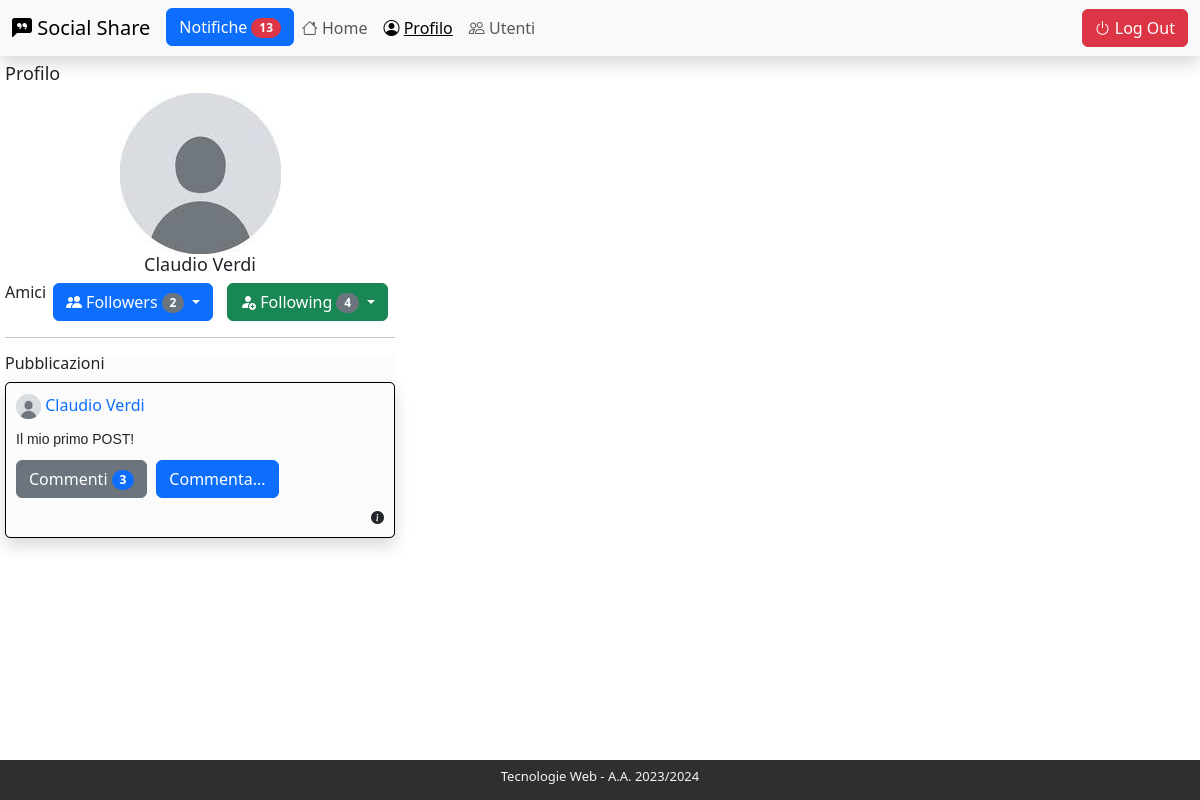
The app's page /index.php?page=userprofile&iduser=6 (signed in) with its own data.
### tables this page shows
CREATE TABLE `users` (
  `idUSER` int(11) NOT NULL,
  `nome` varchar(200) DEFAULT NULL,
  `cognome` varchar(200) DEFAULT NULL,
  `email` varchar(500) NOT NULL,
  `password` char(255) NOT NULL,
  `nickname` varchar(45) NOT NULL,
  `imageUrl` varchar(2048) DEFAULT NULL,
  `enableAutofollow` bit(1) DEFAULT b'0',
  `enableReposts` bit(1) DEFAULT b'1',
  `enableComments` bit(1) DEFAULT b'1',
  `dataIscrizione` datetime DEFAULT NULL,
  `dataCancellazione` datetime DEFAULT NULL,
  `dataUltimoAccesso` datetime DEFAULT NULL
);

CREATE TABLE `posts` (
  `idPOST` int(11) NOT NULL,
  `dataInserimento` datetime NOT NULL DEFAULT current_timestamp(),
  `dataModifica` datetime DEFAULT NULL,
  `dataCancellazione` datetime DEFAULT NULL,
  `mediaUrl` varchar(2048) DEFAULT NULL,
  `text` varchar(2048) DEFAULT NULL,
  `isComment` bit(1) NOT NULL DEFAULT b'0',
  `fkParent` int(11) DEFAULT NULL,
  `fkUser` int(11) NOT NULL
);

### template/notifications.php (the view, shortened to what this page needs)
<?php foreach($template_data["notifications"] as $notification) : ?>
      <?php if($notification['fkFollow']!= NULL): ?>
        <?php $follower = $dbh->getFollowerByFollowId($notification['fkFollow']);?>
      <?php elseif($notification['fkPost']!= NULL): ?>
        <?php $post = $dbh->getPostByPostId($notification['fkPost']);?>
        <?php $user = $dbh->getUserByPostId($notification['fkPost']);?>
          <?php if($post['isComment']==0): ?>
            <span><em class="bi bi-file-post"></em><a href="index.php?page=userprofile&iduser=<?php echo $user['idUSER']?>"><strong><?php echo $user['nome'].' '.$user['cognome'] ?></strong></a> ha pubblicato un <a href="index.php#<?php echo $post['fkParent'] ?>?page=home">post</a></span>
          <?php else: ?>
            <a href="index.php?page=userprofile&iduser=<?php echo $user['idUSER']?>"><strong><?php echo $user['nome'].' '.$user['cognome']  ?></strong><?php $parent = $dbh->getPostByPostId($post['fkParent']);?></a>
          <?php endif; ?>
        <?php endif; ?>
<?php endforeach; ?>

### index.php (called while the page is built)
<?php
require_once 'bootstrap.php';
require 'notify.php';
require("utils/routing.php");
require 'template/base-layout.php';

### db/database-helper.php (called while the page is built, shortened)
<?php
class DatabaseHelper{
    private $db;
    public function __construct($servername, $username, $password, $dbname, $port){
        $this->db = new mysqli($servername, $username, $password, $dbname, $port);
    }
    public function getUserByUserId($id){
        $stmt = $this->db->prepare("SELECT * FROM users WHERE idUSER = ? ");
        $stmt->bind_param('i',$id);
        $stmt->execute();
        $result = $stmt->get_result();
        return $result->fetch_all(MYSQLI_ASSOC)[0];
    }
    public function getFollowerByFollowId($id){
        $query = "select u.* from users u
        left join followers f on  u.idUSER = f.fkFollower
        where f.idFOLLOWER  =  ?";
        $stmt = $this->db->prepare($query);
        $stmt->bind_param('i',$id);
        $stmt->execute();
        $result = $stmt->get_result();
        return $result->fetch_all(MYSQLI_ASSOC)[0];
    }
    public function getPostByPostId($id){
        $query = "SELECT * FROM posts WHERE idPOST=?";
        $stmt = $this->db->prepare($query);
        $stmt->bind_param('i',$id);
        $stmt->execute();
        $result = $stmt->get_result();
        return $result->fetch_all(MYSQLI_ASSOC)[0];
    }
    public function getPostsByUserId($id){
        $query = "SELECT * FROM posts WHERE  isComment = 0 AND fkUser=? ORDER BY dataInserimento DESC";
        $stmt = $this->db->prepare($query);
        $stmt->bind_param('i',$id);
        $stmt->execute();
        $result = $stmt->get_result();
        return $result->fetch_all(MYSQLI_ASSOC);
    }
    public function getActiveFollowersByUserId($id){
        $query = "select u.* from users u
        left join followers f on  u.idUSER = f.fkFollower
        where f.fkFollowed  =  ? and f.isAccepted = 1 ";
        $stmt = $this->db->prepare($query);
        $stmt->bind_param('i',$id);
        $stmt->execute();
        $result = $stmt->get_result();
        return $result->fetch_all(MYSQLI_ASSOC);
    }
    public function getActiveFollowedByUserId($id){
        $query = "select u.* from users u
        left join followers f on  u.idUSER = f.fkFollowed
        where f.fkFollower  =  ?
        and f.isAccepted = 1 ";
        $stmt = $this->db->prepare($query);
        $stmt->bind_param('i',$id);
        $stmt->execute();
        $result = $stmt->get_result();
        return $result->fetch_all(MYSQLI_ASSOC);
    }
    public function getNotificationsByUserId($id){
        $query = "SELECT * FROM notifications
        WHERE fkUser=? AND dataArchiviazione is null
        ORDER BY dataInserimento desc";
        $stmt = $this->db->prepare($query);
        $stmt->bind_param('i',$id);
        $stmt->execute();
        $result = $stmt->get_result();
        return $result->fetch_all(MYSQLI_ASSOC);
    }
}

### bootstrap.php (called while the page is built, shortened)
<?php
require_once("db/database-helper.php");
require_once("utils/functions.php");
$dbh = new DatabaseHelper(DB_HOST, DB_USER, DB_PASSWORD, DB_NAME, DB_PORT);

### notify.php (called while the page is built, shortened)
<?php
require_once 'bootstrap.php';
if(isUserLoggedIn()){
    $template_data["notifications"] = $dbh->getNotificationsByUserId($_SESSION['user']['idUSER']);
}

### user-profile.php (called while the page is built)
<?php
require_once 'bootstrap.php';
    if(isset($_GET["iduser"])) {
        $idUser= $_GET["iduser"];
        $selectedUser = $dbh->getUserByUserId($idUser);
        $template_data["userProfile"] = $selectedUser;
        $template_data["posts"] = $dbh->getPostsByUserId($idUser);
        $template_data["following"] = $dbh->getActiveFollowedByUserId($selectedUser["idUSER"] );
        $template_data["followers"] = $dbh->getActiveFollowersByUserId($selectedUser["idUSER"] );
        $template_data["titolo"] = "Profilo ".$selectedUser["nome"].' '.$selectedUser["cognome"];
        $template_data["nome"] = "user-profile-page.php";
    }

### utils/routing.php (called while the page is built, shortened)
<?php
if(isUserLoggedIn()){
    if(isset($_GET["page"])){
        switch($_GET["page"]){
            case 'userprofile':
                require('user-profile.php');
                break;
        }
    } else{
        require('home.php');
    }
}

### template/notifications.php (the view, shortened to what this page needs)
<?php foreach($template_data["notifications"] as $notification) : ?>
      <?php if($notification['fkFollow']!= NULL): ?>
        <?php $follower = $dbh->getFollowerByFollowId($notification['fkFollow']);?>
      <?php elseif($notification['fkPost']!= NULL): ?>
        <?php $post = $dbh->getPostByPostId($notification['fkPost']);?>
        <?php $user = $dbh->getUserByPostId($notification['fkPost']);?>
          <?php if($post['isComment']==0): ?>
            <span><em class="bi bi-file-post"></em><a href="index.php?page=userprofile&iduser=<?php echo $user['idUSER']?>"><strong><?php echo $user['nome'].' '.$user['cognome'] ?></strong></a> ha pubblicato un <a href="index.php#<?php echo $post['fkParent'] ?>?page=home">post</a></span>
          <?php else: ?>
            <a href="index.php?page=userprofile&iduser=<?php echo $user['idUSER']?>"><strong><?php echo $user['nome'].' '.$user['cognome']  ?></strong><?php $parent = $dbh->getPostByPostId($post['fkParent']);?></a>
          <?php endif; ?>
        <?php endif; ?>
<?php endforeach; ?>

### template/user-profile-page.php (shortened to what this page needs)
<section class="user-profile">
    <h2>Profilo</h2>
    <section class="identity">
            <?php if($template_data["userProfile"]["imageUrl"]!="") $userImg = UPLOAD_DIR.$template_data["userProfile"]["imageUrl"]; else  $userImg=DEFAULT_IMG_PROFILE ?>
            <div class="user image main-profile d-flex justify-content-center"><img class="user main-profile" src="<?php echo $userImg; ?>" alt=""></div>
            <h2 class="user name d-flex justify-content-center"><?php echo $template_data["userProfile"]["nome"]." ".$template_data["userProfile"]["cognome"]; ?></h2>
    </section>
    <?php
        require("template/followers.php");
    ?>
    <hr>
    <section class="posts collection">
        <h3>Pubblicazioni</h3>
        <?php
            require("template/posts-archive.php");
        ?>
    </section>
</section>

### template/posts-archive.php (shortened to what this page needs)
<ul class="collection posts">
<?php if(count($template_data["posts"])>0) : ?>
    <?php foreach($template_data["posts"] as $post) : ?>
        <?php $postOwner = $dbh->getUserByUserId($post["fkUser"]);?>
        <?php $postComments = $dbh->getCommentsByPostId($post["idPOST"]);?>
                <li class="post post-single-item shadow" id="post<?php echo $post["idPOST"]; ?>">
                    <ul class="collection posts detail">
                        <?php if($postOwner["imageUrl"]!="") $userImg = UPLOAD_DIR.$postOwner["imageUrl"]; else  $userImg=DEFAULT_IMG_PROFILE ?>
                        <li class="post-element header">
                        <a href="index.php?page=userprofile&iduser=<?php echo $postOwner["idUSER"]; ?>"><span><img class="user profile" src="<?php echo $userImg; ?>" alt=""></span>
                        <span class="user name"><?php echo $postOwner["nome"]." ".$postOwner["cognome"]; ?></span></a>
                        </li>
                        <li class="post-element text"><?php echo $post["text"]; ?></li>
                        <li class="post-element function buttons">
                            <button id="show-comments-<?php echo $post["idPOST"]; ?>" name=<?php echo $post["idPOST"]; ?> class="btn btn-secondary show-comment button toggle <?php if(count($postComments)==0){ echo " hidden";} ?>">Commenti <span class="badge rounded-pill text-bg-primary"><?php if(count($postComments)>0){ echo count($postComments);} ?></span></button>
                            <button id="add-comments-<?php echo $post["idPOST"]; ?>" name=<?php echo $post["idPOST"]; ?> class="btn btn-primary add-comment button">Commenta...</button></li>
                        <li class="post-element timestamp"><em class="bi bi-info-circle-fill" data-bs-toggle="tooltip" data-bs-title="post del: <?php echo $post["dataInserimento"]; ?>"></em></li>
                    </ul>
                                        <?php if($_SESSION["user"]["imageUrl"]!="") $userImg = UPLOAD_DIR.$_SESSION["user"]["imageUrl"]; else  $userImg=DEFAULT_IMG_PROFILE ?>
                </li>
    <?php endforeach; ?>
<?php endif; ?>
</ul>

### css/main.css (style rules this page uses)
.shadow { box-shadow: 0px 2px 5px #cccccc; }
section { margin-top: 2px; }
section.posts.collection { background-color: #fcfcfc; }
img.user.profile { max-width: 25px; height: auto; }
ul.collection.posts { list-style: none; list-style-position: outside; padding: 0px; }
ul.collection.posts.detail { padding: 5px; background-color: #f4f4f4; border-radius: 5px; }
li.post.post-single-item { border: solid 1px black; border-radius: 5px; background-color: #b2b2b2; margin-bottom: 15px; }
li.post.post-single-item button { max-width: 150px; }
li.post-element { padding: 5px; }
ul.collection.posts.detail { padding: 5px; background-color: #fbfbfb; border-radius: 5px; }
button.button { margin-right: 5px; }
li.timestamp { font-size: small; text-align: end; }
li.header { font-size: medium; }
li.header a, li.user.list.item a { text-decoration: none; }
li.text { font-family: sans-serif; font-size: 14px; }
.identity .user.name { text-align: center; }
h3 { font-size: medium; }
h2 { font-size: large; }

### records on screen
users: nome "Claudio", cognome "Verdi"
posts: fkUser.nome "Claudio", fkUser.cognome "Verdi", text "Il mio primo POST!", count($postComments) "3"

### other values on screen
count($template_data["notifications"]) "13"
count($template_data["followers"]) "2"
count($template_data["following"]) "4"
